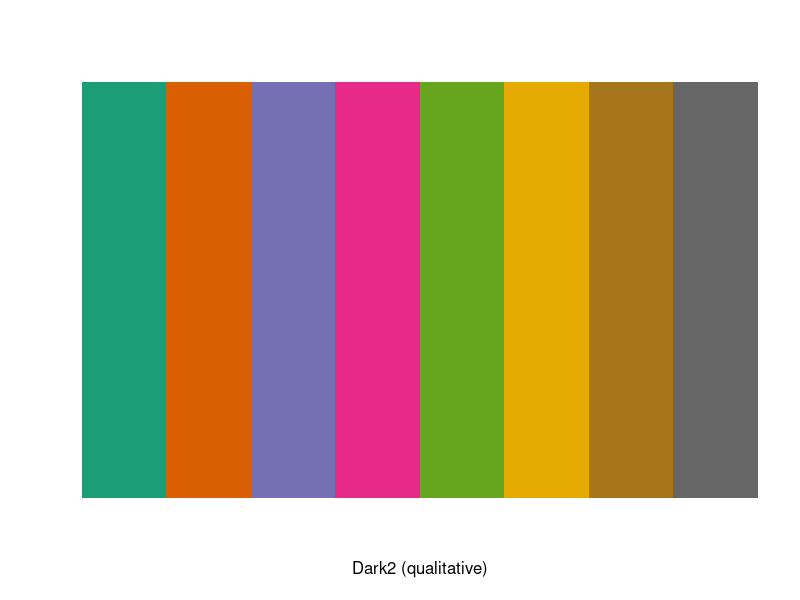
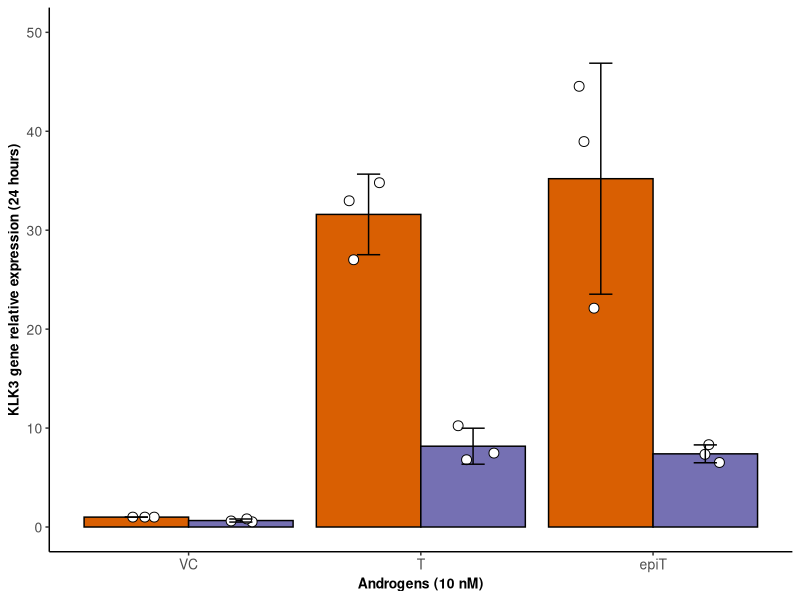
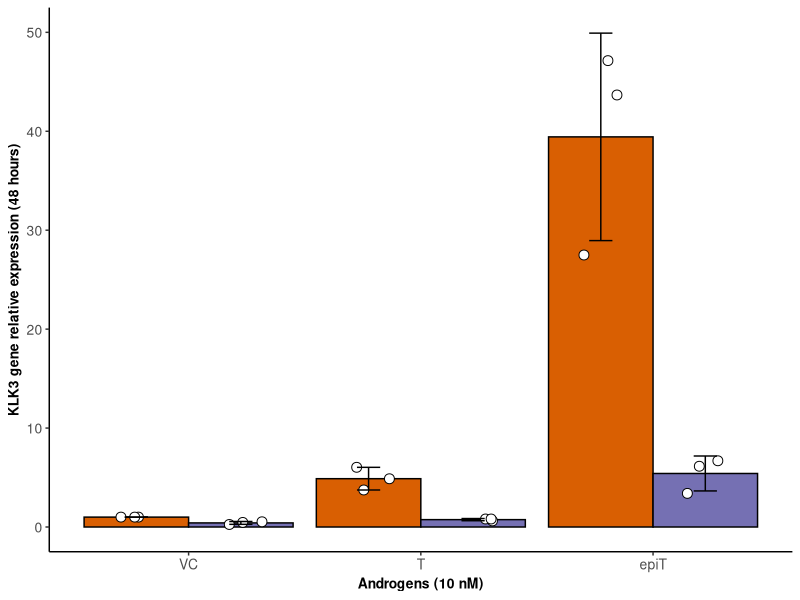
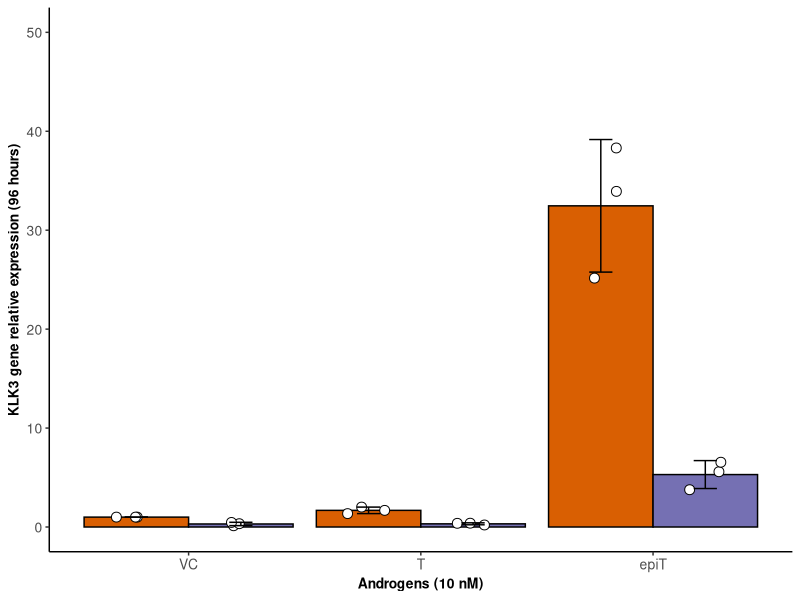
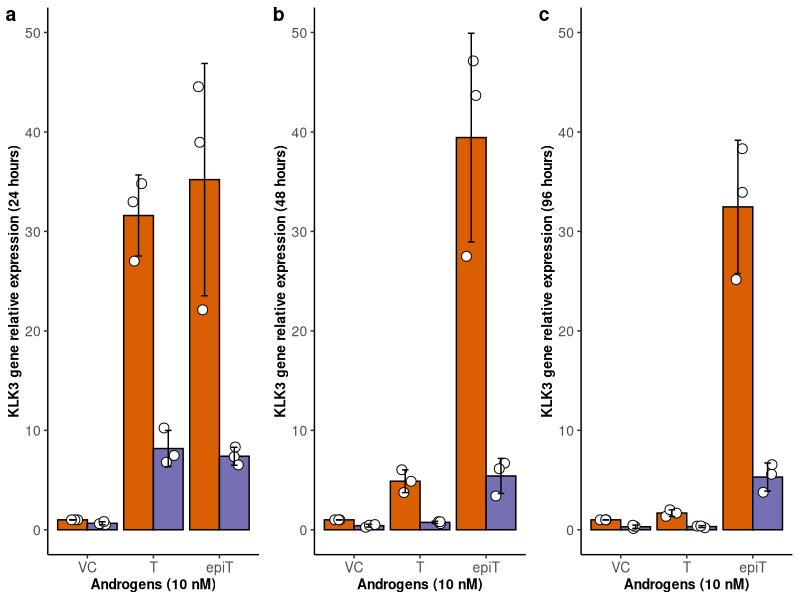
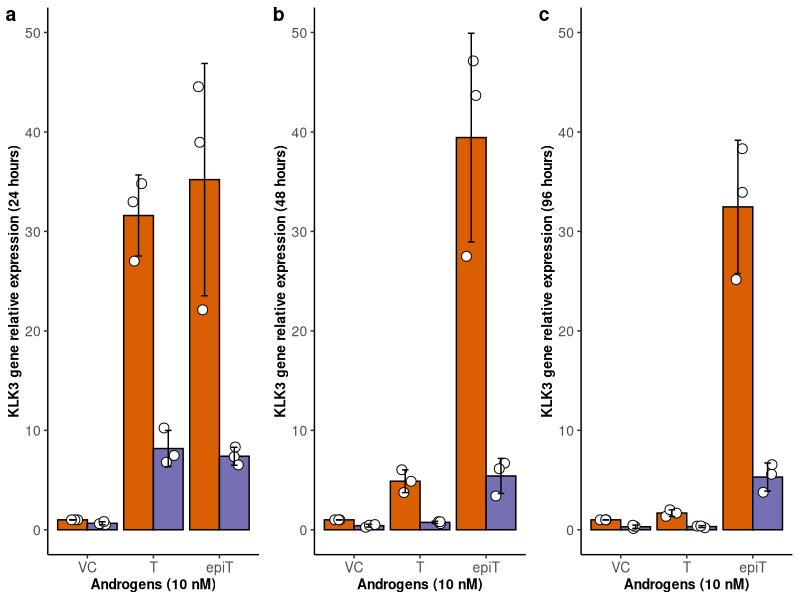

These charts were generated, in order, by the following R code:
## ---- chunk 1
knitr::opts_chunk$set(echo = TRUE)
## ---- chunk 2
getwd()
## ---- chunk 3
library(ggplot2)
library(ape)
library(plyr)
library(RColorBrewer)
library(reshape2)
library(scales)
library(dplyr)
library(ggpubr) 
library(cowplot) 
library(readr)
library(stats)
library(readr)
## ---- chunk 4
d1 <- read_csv("KLK3_LNCaP_overtime.csv") 
head(d1)
## ---- chunk 5
d1_24h <- subset(d1, Time == "24h")
d1_48h <- subset(d1, Time == "48h")
d1_96h <- subset(d1, Time == "96h")
## ---- chunk 6
d1_24h$Androgens = factor(d1_24h$Androgens,order = TRUE, levels = c("VC", "T", "epiT"))
d1_48h$Androgens = factor(d1_48h$Androgens,order = TRUE, levels = c("VC", "T", "epiT"))
d1_96h$Androgens = factor(d1_96h$Androgens,order = TRUE, levels = c("VC", "T", "epiT"))
## ---- chunk 7
format.A <-  theme_classic()+ theme(plot.title = element_text(size= 11, hjust=0.5, face="bold"))+ 
  theme(axis.text = element_text(size = 10)) + theme(axis.title = element_text(size = 10, face="bold")) + 
  theme(strip.text = element_text( size = 10, face= "bold")) + theme(legend.position = "none")

format.B <-  theme_classic()+ theme(plot.title = element_text(size= 11, hjust=0.5, face="bold"))+ 
  theme(axis.text = element_text(size = 10)) + theme(axis.title = element_text(size = 10, face="bold")) + 
  theme(strip.text = element_text( size = 10, face= "bold")) 
## ---- chunk 8
display.brewer.pal(n = 8, name = 'Dark2')
brewer.pal(n = 8, name = "Dark2")
## ---- chunk 9

d1_24h_summary <- d1_24h %>%
  group_by(Androgens,Enzalutamide) %>%
  summarise(
    Mean = mean(KLK3_gene_relative_expression),
    SD = sd(KLK3_gene_relative_expression) # This avoids a grouped df warning in ggplot
  )

d1_24h_summary$KLK3_gene_relative_expression <- d1_24h_summary$Mean
head(d1_24h_summary)
#View(d1_24h_summary)

## ---- chunk 10
p1 <- ggplot(d1_24h, aes(x = Androgens, y = KLK3_gene_relative_expression, fill = Enzalutamide)) +
  geom_bar(data = d1_24h_summary, aes(y = KLK3_gene_relative_expression), stat = "identity", position = position_dodge(),color="black") +
  geom_point(position = position_jitterdodge(jitter.width = 0.2, dodge.width = 0.9), aes(color = Enzalutamide), 
             shape = 21, size = 3, stroke = 0.5, fill = "white")  + 
  geom_errorbar(data = d1_24h_summary, aes(ymin = KLK3_gene_relative_expression - SD, ymax = KLK3_gene_relative_expression + SD), 
                width = .2, position = position_dodge(0.9)) + 
  scale_fill_manual(values = c( "#D95F02" ,"#7570B3" )) + 
  scale_color_manual(values = c( "black" ,"black")) + ylim(0,50) + 
  format.A + labs(x="Androgens (10 nM)", y="KLK3 gene relative expression (24 hours)")

print(p1)

## ---- chunk 11
d1_48h_summary <- d1_48h %>%
  group_by(Androgens,Enzalutamide) %>%
  summarise(
    Mean = mean(KLK3_gene_relative_expression),
    SD = sd(KLK3_gene_relative_expression) # This avoids a grouped df warning in ggplot
  )

d1_48h_summary$KLK3_gene_relative_expression <- d1_48h_summary$Mean
head(d1_48h_summary)
#View(d1_48h_summary)

## ---- chunk 12

p2 <- ggplot(d1_48h, aes(x = Androgens, y = KLK3_gene_relative_expression, fill = Enzalutamide)) +
  geom_bar(data = d1_48h_summary, aes(y = KLK3_gene_relative_expression), stat = "identity", position = position_dodge(),color="black") +
  geom_point(position = position_jitterdodge(jitter.width = 0.2, dodge.width = 0.9), aes(color = Enzalutamide), 
             shape = 21, size = 3, stroke = 0.5, fill = "white")  + 
  geom_errorbar(data = d1_48h_summary, aes(ymin = KLK3_gene_relative_expression - SD, ymax = KLK3_gene_relative_expression + SD), 
                width = .2, position = position_dodge(0.9)) + 
  scale_fill_manual(values = c( "#D95F02" ,"#7570B3")) + 
  scale_color_manual(values = c( "black" ,"black")) + ylim(0,50) + 
  format.A + labs(x="Androgens (10 nM)", y="KLK3 gene relative expression (48 hours)")

print(p2)

## ---- chunk 13
d1_96h_summary <- d1_96h %>%
  group_by(Androgens,Enzalutamide) %>%
  summarise(
    Mean = mean(KLK3_gene_relative_expression),
    SD = sd(KLK3_gene_relative_expression) # This avoids a grouped df warning in ggplot
  )

d1_96h_summary$KLK3_gene_relative_expression <- d1_96h_summary$Mean
head(d1_96h_summary)
#View(d1_96h_summary)

## ---- chunk 14
p3 <- ggplot(d1_96h, aes(x = Androgens, y = KLK3_gene_relative_expression, fill = Enzalutamide)) +
  geom_bar(data = d1_96h_summary, aes(y = KLK3_gene_relative_expression), stat = "identity", position = position_dodge(),color="black") +
  geom_point(position = position_jitterdodge(jitter.width = 0.2, dodge.width = 0.9), aes(color = Enzalutamide), 
             shape = 21, size = 3, stroke = 0.5, fill = "white")  + 
  geom_errorbar(data = d1_96h_summary, aes(ymin = KLK3_gene_relative_expression - SD, ymax = KLK3_gene_relative_expression + SD), 
                width = .2, position = position_dodge(0.9)) + 
  scale_fill_manual(values = c( "#D95F02" ,"#7570B3" )) + 
  scale_color_manual(values = c( "black" ,"black" )) + ylim(0,50) + 
  format.A + labs(x="Androgens (10 nM)", y="KLK3 gene relative expression (96 hours)")

print(p3)

## ---- chunk 15
Androgen_LNCaP_KLK3_overtime <- plot_grid(p1,p2,p3, labels=c("a", "b", "c"), ncol = 3, nrow = 1)
print(Androgen_LNCaP_KLK3_overtime)
ggsave("KLK3_LNCaP_overtime.pdf", height = 3.5, width = 8 , useDingbats = FALSE)

## ---- chunk 16

d1_24h_0uM <- subset(d1_24h, Enzalutamide == "0uM")
pairwise.t.test(d1_24h_0uM$KLK3_gene_relative_expression, d1_24h_0uM$Androgens, p.adjust.method = "BH")

d1_24h_2uM <- subset(d1_24h, Enzalutamide == "2uM")
pairwise.t.test(d1_24h_2uM$KLK3_gene_relative_expression, d1_24h_2uM$Androgens, p.adjust.method = "BH")

d1_24h_VC <- subset(d1_24h, Androgens == "VC")
pairwise.t.test(d1_24h_VC$KLK3_gene_relative_expression, d1_24h_VC$Enzalutamide, p.adjust.method = "BH")

d1_24h_T <- subset(d1_24h, Androgens == "T")
pairwise.t.test(d1_24h_T$KLK3_gene_relative_expression, d1_24h_T$Enzalutamide, p.adjust.method = "BH")

d1_24h_epiT <- subset(d1_24h, Androgens == "epiT")
pairwise.t.test(d1_24h_epiT$KLK3_gene_relative_expression, d1_24h_epiT$Enzalutamide, p.adjust.method = "BH")

## ---- chunk 17

d1_48h_0uM <- subset(d1_48h, Enzalutamide == "0uM")
pairwise.t.test(d1_48h_0uM$KLK3_gene_relative_expression, d1_48h_0uM$Androgens, p.adjust.method = "BH")

d1_48h_2uM <- subset(d1_48h, Enzalutamide == "2uM")
pairwise.t.test(d1_48h_2uM$KLK3_gene_relative_expression, d1_48h_2uM$Androgens, p.adjust.method = "BH")

d1_48h_VC <- subset(d1_48h, Androgens == "VC")
pairwise.t.test(d1_48h_VC$KLK3_gene_relative_expression, d1_48h_VC$Enzalutamide, p.adjust.method = "BH")

d1_48h_T <- subset(d1_48h, Androgens == "T")
pairwise.t.test(d1_48h_T$KLK3_gene_relative_expression, d1_48h_T$Enzalutamide, p.adjust.method = "BH")

d1_48h_epiT <- subset(d1_48h, Androgens == "epiT")
pairwise.t.test(d1_48h_epiT$KLK3_gene_relative_expression, d1_48h_epiT$Enzalutamide, p.adjust.method = "BH")

## ---- chunk 18

d1_96h_0uM <- subset(d1_96h, Enzalutamide == "0uM")
pairwise.t.test(d1_96h_0uM$KLK3_gene_relative_expression, d1_96h_0uM$Androgens, p.adjust.method = "BH")

d1_96h_2uM <- subset(d1_96h, Enzalutamide == "2uM")
pairwise.t.test(d1_96h_2uM$KLK3_gene_relative_expression, d1_96h_2uM$Androgens, p.adjust.method = "BH")

d1_96h_VC <- subset(d1_96h, Androgens == "VC")
pairwise.t.test(d1_96h_VC$KLK3_gene_relative_expression, d1_96h_VC$Enzalutamide, p.adjust.method = "BH")

d1_96h_T <- subset(d1_96h, Androgens == "T")
pairwise.t.test(d1_96h_T$KLK3_gene_relative_expression, d1_96h_T$Enzalutamide, p.adjust.method = "BH")

d1_96h_epiT <- subset(d1_96h, Androgens == "epiT")
pairwise.t.test(d1_96h_epiT$KLK3_gene_relative_expression, d1_96h_epiT$Enzalutamide, p.adjust.method = "BH")

## ---- chunk 19
sessionInfo()
